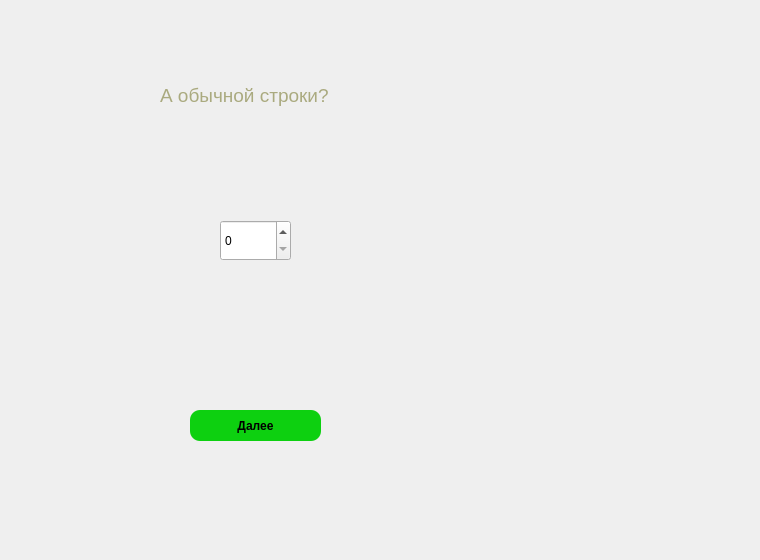
   <widget class="QWidget" name="seven_q_window" native="true">
    <property name="geometry">
     <rect>
      <x>0</x>
      <y>100000</y>
      <width>760</width>
      <height>560</height>
     </rect>
    </property>
    <widget class="QLabel" name="label_11">
     <property name="geometry">
      <rect>
       <x>160</x>
       <y>80</y>
       <width>201</width>
       <height>31</height>
      </rect>
     </property>
     <property name="font">
      <font>
       <pointsize>14</pointsize>
      </font>
     </property>
     <property name="styleSheet">
      <string notr="true">color: rgb(170, 170, 127);</string>
     </property>
     <property name="text">
      <string>А обычной строки?</string>
     </property>
    </widget>
    <widget class="QSpinBox" name="spinBox_2">
     <property name="geometry">
      <rect>
       <x>220</x>
       <y>220</y>
       <width>71</width>
       <height>41</height>
      </rect>
     </property>
    </widget>
    <widget class="QPushButton" name="pushButton_6">
     <property name="geometry">
      <rect>
       <x>190</x>
       <y>410</y>
       <width>131</width>
       <height>31</height>
      </rect>
     </property>
     <property name="font">
      <font>
       <weight>75</weight>
       <bold>true</bold>
      </font>
     </property>
     <property name="styleSheet">
      <string notr="true">QPushButton {
	background-color: rgb(13, 208, 16);
	color: black;
	border-radius: 10;
}

QPushButton:pressed {
	background-color: rgb(12, 184, 12);
}</string>
     </property>
     <property name="text">
      <string>Далее</string>
     </property>
    </widget>
   </widget>
